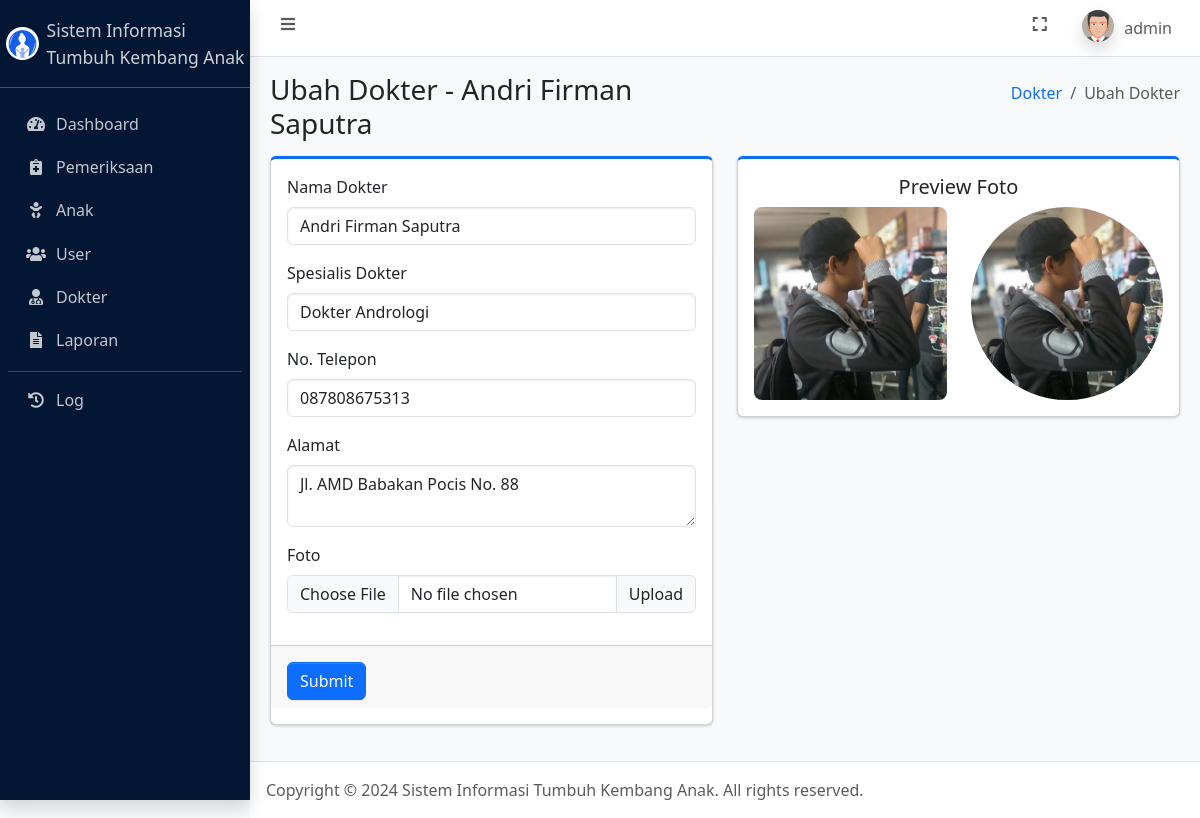
Screenshot of /ubah_dokter.php?id_dokter=3 (signed in) with the database file from the repository.
### tables this page shows
CREATE TABLE `user` (
  `id_user` int(11) NOT NULL,
  `username` varchar(50) NOT NULL,
  `password` varchar(255) NOT NULL,
  `jabatan` enum('admin','petugas') NOT NULL,
  `nama` varchar(100) NOT NULL,
  `foto` text NOT NULL,
  `dibuat_pada` timestamp NOT NULL DEFAULT current_timestamp()
);

CREATE TABLE `dokter` (
  `id_dokter` int(11) NOT NULL,
  `nama` varchar(100) NOT NULL,
  `spesialis` varchar(100) NOT NULL,
  `no_telepon` varchar(15) DEFAULT NULL,
  `alamat` text DEFAULT NULL,
  `foto` text NOT NULL,
  `dibuat_pada` timestamp NOT NULL DEFAULT current_timestamp()
);

### connection.php (called while the page is built, shortened)
<?php
	$host = 'localhost';
	$user = 'root';
	$pass = '';
	$database = 'tumbuh_kembang_anak';
	$conn = mysqli_connect($host, $user, $pass, $database);
    if (isset($_SESSION['id_user'])) {
    	$id_user = $_SESSION['id_user'];
		$dataUser = mysqli_fetch_assoc(mysqli_query($conn, "SELECT * FROM user WHERE id_user = $id_user"));
	}
?>

### ubah_dokter.php (the view, shortened to what this page needs)
<?php
    require_once 'connection.php';
    $id_dokter = $_GET['id_dokter'];
    $data_dokter = mysqli_fetch_assoc(mysqli_query($conn, "SELECT * FROM dokter WHERE id_dokter = '$id_dokter'"));
?>
<!DOCTYPE html>
<html lang="en">
<head>
    <?php include_once 'include/head.php'; ?>
</head>
<body class="layout-fixed sidebar-expand-lg bg-body-tertiary">
    <div class="app-wrapper">
        <?php include_once 'include/navbar.php'; ?>
        <?php include_once 'include/sidebar.php'; ?>
        <main class="app-main">
            <div class="app-content-header">
                <div class="container-fluid">
                    <div class="row">
                        <div class="col-sm-6">
                            <h3 class="mb-0">Ubah Dokter - <?= $data_dokter['nama']; ?></h3>
                        </div>
                        <div class="col-sm-6">
                            <ol class="breadcrumb float-sm-end">
                                <li class="breadcrumb-item"><a href="dokter.php">Dokter</a></li>
                                <li class="breadcrumb-item active" aria-current="page">
                                    Ubah Dokter
                                </li>
                            </ol>
                        </div>
                    </div>
                </div>
            </div>
            <div class="app-content">
                <div class="container-fluid">
                    <div class="row">
                        <div class="col-6">
                            <div class="card card-primary card-outline mb-4">
                                <form method="post" enctype="multipart/form-data">
                                    <div class="card-body">
                                        <div class="mb-3">
                                            <label for="nama" class="form-label">Nama Dokter</label>
                                            <input type="text" class="form-control" id="nama" name="nama" value="<?= $data_dokter['nama']; ?>" required>
                                        </div>
                                        <div class="mb-3">
                                            <label for="spesialis" class="form-label">Spesialis Dokter</label>
                                            <input type="text" class="form-control" id="spesialis" name="spesialis" value="<?= $data_dokter['spesialis']; ?>" required>
                                        </div>
                                        <div class="mb-3">
                                            <label for="no_telepon" class="form-label">No. Telepon</label>
                                            <input type="number" class="form-control" id="no_telepon" name="no_telepon" value="<?= $data_dokter['no_telepon']; ?>" required>
                                        </div>
                                        <div class="mb-3">
                                            <label for="alamat" class="form-label">Alamat</label>
                                            <textarea class="form-control" id="alamat" name="alamat" required><?= $data_dokter['alamat']; ?></textarea>
                                        </div>
                                        <div class="mb-3">
                                            <label for="foto" class="form-label">Foto</label>
                                            <div class="input-group">
                                                <input type="file" class="form-control" id="foto" name="foto" onchange="previewImage(event)">
                                                <label class="input-group-text" for="foto">Upload</label>
                                            </div>
                                        </div>
                                    </div>
                                    <div class="card-footer pt-3">
                                        <button type="submit" name="btnUbahDokter" class="btn btn-primary">Submit</button>
                                    </div>
                                </form>
                            </div>
                        </div>
                        <div class="col-6">
                            <div class="card card-primary card-outline mb-4">
                                <div class="card-body text-center">
                                    <h5 class="form-label">Preview Foto</h5>
                                    <div class="row justify-content-between">
                                        <div class="col">
                                            <img id="preview-img" class="img-fluid rounded-3" src="assets/img/profiles/<?= $data_dokter['foto']; ?>" alt="<?= $data_dokter['foto']; ?>">
                                        </div>
                                        <div class="col">
                                            <img id="preview-img-circle" class="img-fluid rounded-circle" src="assets/img/profiles/<?= $data_dokter['foto']; ?>" alt="<?= $data_dokter['foto']; ?>">
                                        </div>
                                    </div>
                                </div>
                            </div>
                        </div>
                    </div>
                </div>
            </div>
        </main>
        <?php include_once 'include/footer.php'; ?>
    </div>
</body>
</html>

### include/navbar.php (shortened to what this page needs)
<nav class="app-header navbar navbar-expand bg-body">
    <div class="container-fluid">
        <ul class="navbar-nav">
            <li class="nav-item"> <a class="nav-link" data-lte-toggle="sidebar" href="#" role="button"> <i class="fas fa-fw fa-bars"></i> </a> </li>
        </ul>
        <ul class="navbar-nav ms-auto">
            <li class="nav-item"> <a class="nav-link" href="#" data-lte-toggle="fullscreen"> <i data-lte-icon="maximize" class="fas fa-fw fa-expand"></i> </a> </li>
            <li class="nav-item dropdown user-menu">
                <a href="#" class="nav-link dropdown-toggle" data-bs-toggle="dropdown" aria-expanded="false">
                    <img src="assets/img/profiles/<?= $dataUser['foto']; ?>" class="user-image rounded-circle shadow" alt="User Image">
                    <span class="d-none d-md-inline"><?= $dataUser['username']; ?></span>
                </a>
            </li>
        </ul>
    </div>
</nav>

### rows the page displays
user: foto (picture), username "admin"
dokter: nama "Andri Firman Saputra", spesialis "Dokter Andrologi", no_telepon "087808675313", alamat "Jl. AMD Babakan Pocis No. 88", foto (picture)
